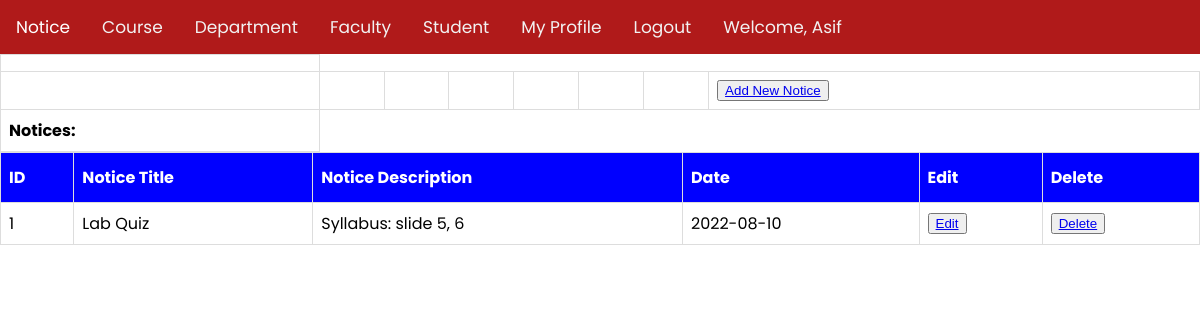
/views/NoticeList.php (signed in), run on the app's committed database.
### tables this page shows
CREATE TABLE `notice` (
  `No` int(11) NOT NULL,
  `NoticeName` varchar(50) NOT NULL,
  `NoticeDetails` text NOT NULL,
  `Date` date NOT NULL,
  `image` varchar(100) DEFAULT NULL
);

### Models/db_config.php (called while the page is built, shortened)
<?php
        function AllNotice(){
            $con = mysqli_connect('localhost','root', '', 'webtech');
            $sql = 'select * from notice';
            $result = mysqli_query($con,$sql);
            $ArrayF=array();
            while($row = mysqli_fetch_assoc($result)){
                $ArrayF[]=$row;
            }
            return $ArrayF;
        }
?>

### Controllers/noticeListCheck.php (called while the page is built, shortened)
<?php
	 require '../Models/db_config.php';
            function getAllNotice(){
               $notices = AllNotice();
               return $notices;
            }
?>

### Views/NoticeList.php (the view, shortened to what this page needs)
<?php
    include 'navbar.php';
    require_once '../Controllers/noticeListCheck.php';
    $notices = getAllNotice();
?>
    <table>
            <tbody><tr><td></td></tr>
            <tr>
               <td></td>
               <td></td>
               <td></td>
               <td></td>
               <td></td>
               <td></td>
               <td></td>
               <td><button><a href="./NoticeAdd.php">Add New Notice</a></button></td>
            </tr>
            <tr>
                <td><b>Notices:</b></td>
            </tr>
                </tbody></table>
    <form action="">
        <table>
            <tr>
                <table cellspacing="0" cellpadding="0" border="1" width="361px" height="86px">
                    <tr align="center" >
                        <th >ID</th>
                        <th >Notice Title</th>
                        <th >Notice Description</th>
                        <th >Date</th>
                        <th >Edit</th>
                        <th >Delete</th>
                    </tr>
                        <?php
                        echo "<tr align='center'>";
                        foreach($notices as $notice){
                            echo "<tr>";
                            echo "<td>".$notice['No']."</td>";
                            echo "<td>".$notice['NoticeName']."</td>";
                            echo "<td>".$notice['NoticeDetails']."</td>";
                            echo "<td>".$notice['Date']."</td>";
                            echo '<td><button><a href="./editNotice.php/?id='.$notice['No'].'">Edit</a></button></td>';
                            echo '<td><button><a href="../Controllers/deleteNotice.php/?id='.$notice['No'].'">Delete</a></button></td>';
                            echo "</tr>";
                        }
                        ?>
                </table>
    </form>
</body>
</html>

### Views/navbar.php (style rules this page uses)
body { margin: 0; font-family: 'Poppins', sans-serif; }
table { font-family: 'Poppins', sans-serif; border-collapse: collapse; width: 100%; }
td, th { border: 1px solid #ddd; padding: 8px; }
th { padding-top: 12px; padding-bottom: 12px; text-align: left; background-color: blue; color: white; }

### data on the page
notice: No "1", NoticeName "Lab Quiz", NoticeDetails "Syllabus: slide 5, 6", Date "2022-08-10"

### other printed values
$_SESSION['user']['username'] "Asif"
